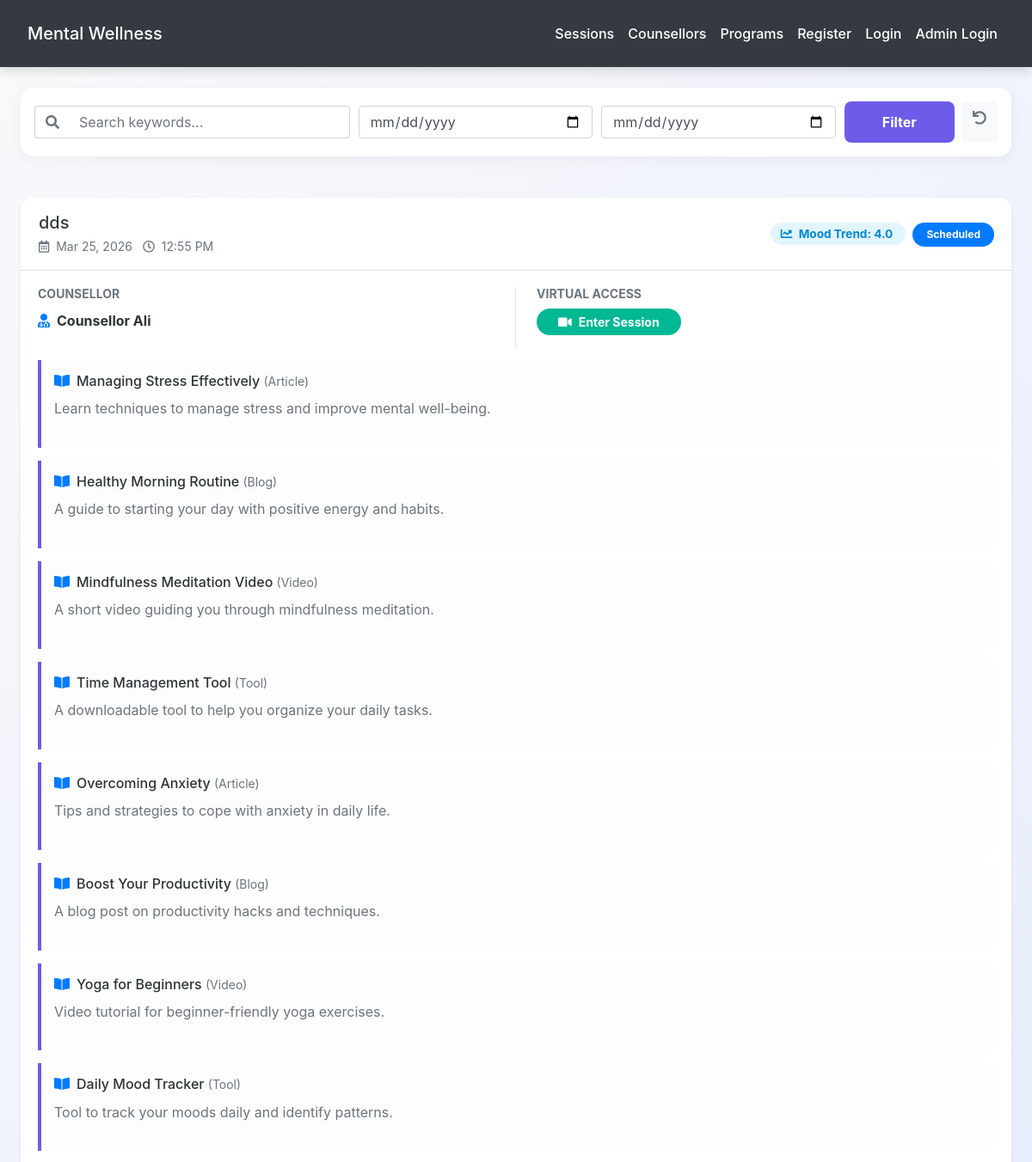
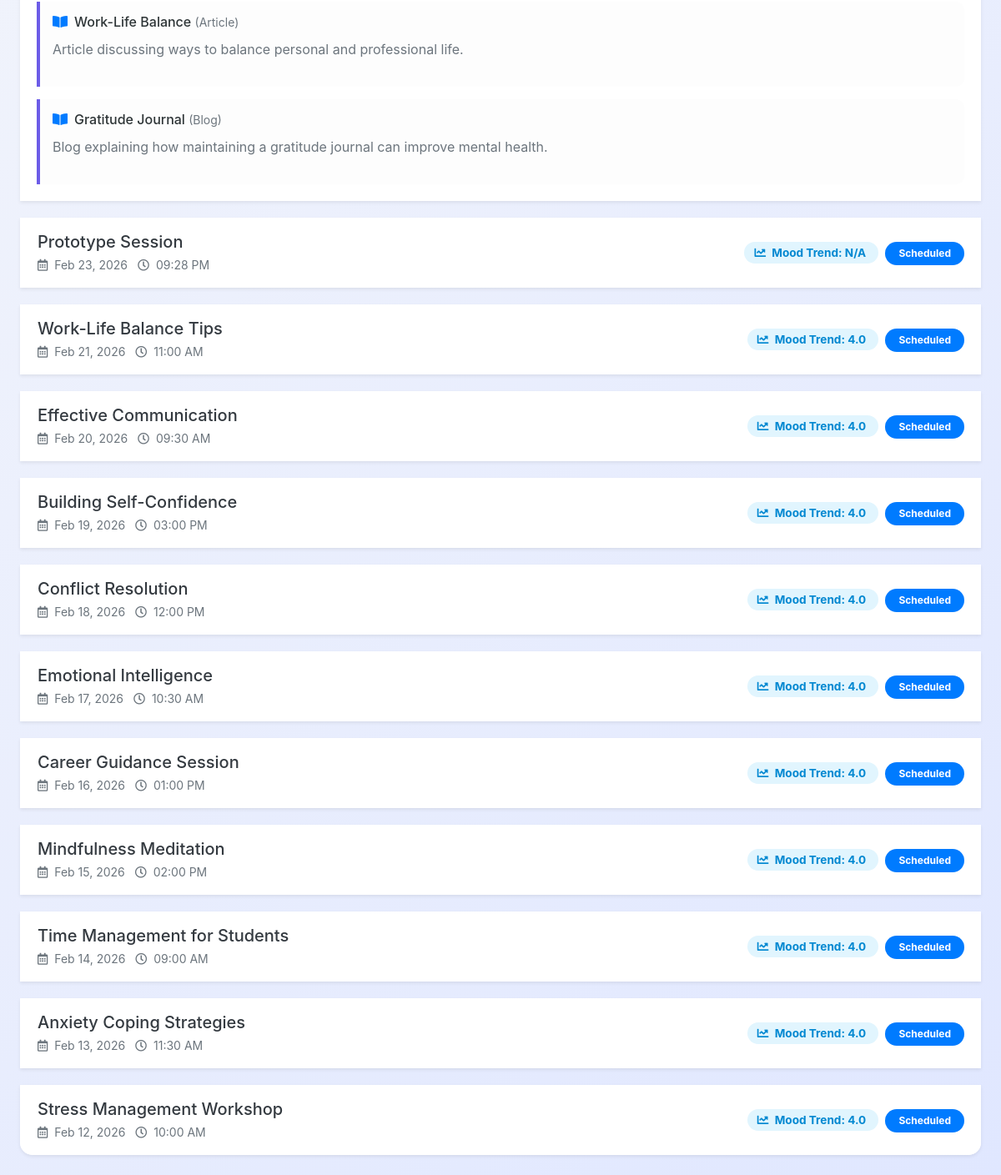
The app's page /view_programs.php with its own data (2 pictures, top to bottom).
### tables this page shows
CREATE TABLE `counselling_sessions` (
  `id` int(11) NOT NULL,
  `counsellor_id` int(11) NOT NULL,
  `title` varchar(200) DEFAULT NULL,
  `session_date` date DEFAULT NULL,
  `start_time` time DEFAULT NULL,
  `end_time` time DEFAULT NULL,
  `meet_link` varchar(255) DEFAULT NULL,
  `approval_status` enum('pending','approved','disapproved') NOT NULL DEFAULT 'pending',
  `status` enum('scheduled','completed','archived') DEFAULT 'scheduled',
  `created_at` timestamp NOT NULL DEFAULT current_timestamp()
);

CREATE TABLE `users` (
  `id` int(11) NOT NULL,
  `role` enum('participant','counsellor') NOT NULL,
  `full_name` varchar(150) NOT NULL,
  `email` varchar(150) NOT NULL,
  `password` varchar(255) NOT NULL,
  `phone` varchar(20) DEFAULT NULL,
  `status` enum('active','inactive') DEFAULT 'active',
  `preferred_counsellor_id` int(11) DEFAULT NULL,
  `organization` varchar(150) DEFAULT NULL,
  `age` int(11) DEFAULT NULL,
  `gender` enum('male','female','other') DEFAULT NULL,
  `specialization` varchar(150) DEFAULT NULL,
  `qualification` varchar(255) DEFAULT NULL,
  `experience_years` int(11) DEFAULT NULL,
  `bio` text DEFAULT NULL,
  `created_at` timestamp NOT NULL DEFAULT current_timestamp()
);

CREATE TABLE `wellness_resources` (
  `id` int(11) NOT NULL,
  `counsellor_id` int(11) DEFAULT NULL,
  `title` varchar(200) NOT NULL,
  `content` text NOT NULL,
  `resource_type` enum('article','blog','video','tool') NOT NULL,
  `file` varchar(255) DEFAULT NULL,
  `created_at` timestamp NOT NULL DEFAULT current_timestamp()
);

### view_programs.php (the view, shortened to what this page needs)
<?php
include('config.php');
$keyword    = trim($_GET['keyword']    ?? '');
$start_date = trim($_GET['start_date'] ?? '');
$end_date   = trim($_GET['end_date']   ?? '');
$where = [];
$where_sql = count($where) > 0 ? 'WHERE ' . implode(' AND ', $where) : '';
$sql = "
    SELECT
        cs.id AS session_id, cs.title AS session_title, cs.session_date, cs.start_time, cs.end_time, cs.meet_link, cs.status,
        u.full_name AS counsellor_name,
        wr.id AS resource_id, wr.title AS resource_title, wr.resource_type, wr.content, wr.file,
        (SELECT ROUND(AVG(CASE mc.mood
                WHEN 'very_low'   THEN 1 WHEN 'low' THEN 2 WHEN 'neutral' THEN 3
                WHEN 'good' THEN 4 WHEN 'excellent' THEN 5 END), 1)
         FROM mood_checkins mc WHERE mc.counsellor_id = cs.counsellor_id
        ) AS counsellor_avg_mood
    FROM counselling_sessions cs
    INNER JOIN users u ON u.id = cs.counsellor_id
    LEFT JOIN wellness_resources wr ON wr.counsellor_id = cs.counsellor_id
    $where_sql
    ORDER BY cs.session_date DESC, cs.start_time ASC
";
$stmt = $conn->prepare($sql);
$stmt->execute();
$result = $stmt->get_result();
?>
<!DOCTYPE html>
<html lang="en">
<head>
    <link rel="stylesheet" href="https://cdn.jsdelivr.net/npm/bootstrap@4.6.2/dist/css/bootstrap.min.css">
    <link rel="stylesheet" href="https://cdnjs.cloudflare.com/ajax/libs/font-awesome/5.15.4/css/all.min.css">
    <link rel="stylesheet" href="./css/style.css">
</head>
<body>
<?php include('navbar.php'); ?>
<div class="container mt-4 mb-4">
    <div class="card mb-5 p-3">
        <form method="get" class="form-row align-items-center">
            <div class="col-md-4 mb-2 mb-md-0">
                <div class="input-group">
                    <div class="input-group-prepend"><span class="input-group-text bg-white border-right-0"><i class="fa fa-search text-muted"></i></span></div>
                    <input type="text" name="keyword" class="form-control border-left-0" placeholder="Search keywords..." value="<?= htmlspecialchars($keyword) ?>">
                </div>
            </div>
            <div class="col-md-3 mb-2 mb-md-0">
                <input type="date" name="start_date" class="form-control" value="<?= htmlspecialchars($start_date) ?>">
            </div>
            <div class="col-md-3 mb-2 mb-md-0">
                <input type="date" name="end_date" class="form-control" value="<?= htmlspecialchars($end_date) ?>">
            </div>
            <div class="col-md-2 d-flex">
                <button type="submit" class="btn btn-primary btn-block font-weight-bold">Filter</button>
                <a href="view_programs.php" class="btn btn-light ml-2 text-muted" title="Reset"><i class="fa fa-undo"></i></a>
            </div>
        </form>
    </div>
    <?php if ($result->num_rows > 0): ?>
        <div class="accordion" id="programsAccordion">
            <?php
            $prev_session_id = null;
            while ($row = $result->fetch_assoc()):
                if ($row['session_id'] !== $prev_session_id):
                    if ($prev_session_id !== null) echo '</div></div></div>';
            ?>
            <div class="card shadow-sm">
                <div class="card-header bg-white py-3" id="heading<?= $row['session_id'] ?>">
                    <div class="d-flex justify-content-between align-items-center flex-wrap">
                        <button class="btn btn-link text-left p-0" type="button" data-toggle="collapse" data-target="#collapse<?= $row['session_id'] ?>">
                            <span class="h5 mb-0 text-dark"><?= htmlspecialchars($row['session_title']) ?></span>
                            <div class="text-muted small mt-1">
                                <i class="far fa-calendar-alt mr-1"></i> <?= date('M d, Y', strtotime($row['session_date'])) ?>
                                <i class="far fa-clock ml-2 mr-1"></i> <?= date('h:i A', strtotime($row['start_time'])) ?>
                            </div>
                        </button>
                        <div class="mt-2 mt-md-0">
                            <span class="trend-badge mr-2">
                                <i class="fa fa-chart-line mr-1"></i> Mood Trend: <?= $row['counsellor_avg_mood'] ? $row['counsellor_avg_mood'] : 'N/A' ?>
                            </span>
                            <span class="badge badge-pill badge-<?= $row['status']==='completed'?'success':($row['status']==='archived'?'secondary':'primary') ?> px-3 py-2">
                                <?= ucfirst($row['status']) ?>
                            </span>
                        </div>
                    </div>
                </div>
                <div id="collapse<?= $row['session_id'] ?>" class="collapse <?= $prev_session_id === null ? 'show' : '' ?>" data-parent="#programsAccordion">
                    <div class="card-body">
                        <div class="row">
                            <div class="col-md-6 border-right">
                                <h6 class="text-muted text-uppercase small font-weight-bold">Counsellor</h6>
                                <p class="mb-3 font-weight-bold"><i class="fa fa-user-md mr-2 text-primary"></i><?= htmlspecialchars($row['counsellor_name']) ?></p>
                            </div>
                            <div class="col-md-6 px-md-4">
                                <h6 class="text-muted text-uppercase small font-weight-bold">Virtual Access</h6>
                                <?php if ($row['meet_link']): ?>
                                    <a href="<?= htmlspecialchars($row['meet_link']) ?>" target="_blank" class="btn btn-sm meet-btn px-4"><i class="fa fa-video mr-2"></i>Enter Session</a>
                                <?php else: ?>
                                    <span class="text-muted italic">Link not generated</span>
                                <?php endif; ?>
                            </div>
                        </div>
                        <?php $prev_session_id = $row['session_id']; endif; ?>
                        <?php if ($row['resource_id']): ?>
                            <div class="resource-section">
                                <div class="d-flex justify-content-between align-items-start">
                                    <h6><i class="fa fa-book-open mr-2 text-primary"></i><?= htmlspecialchars($row['resource_title']) ?> <small class="text-muted">(<?= ucfirst($row['resource_type']) ?>)</small></h6>
                                </div>
                                <p class="text-secondary"><?= nl2br(htmlspecialchars($row['content'])) ?></p>
                            </div>
                        <?php endif; ?>
            <?php endwhile;
            if ($prev_session_id !== null) echo '</div></div></div>'; ?>
        </div>
    <?php endif; ?>
</div>
</body>
</html>

### css/style.css (style rules this page uses)
:root { --primary: #007bff; --secondary: #6c757d; --success: #28a745; --info: #17a2b8; --warning: #ffc107; --danger: #dc3545; --light: #f8f9fa; --dark: #2d3436; --accent: #ff6f61; --highlight: #6f42c1; --shadow: rgba(0, 0, 0, 0.15); --transition: all 0.3s ease-in-out; }
body { font-family: 'Inter', 'Segoe UI', Tahoma, Geneva, Verdana, sans-serif; background: linear-gradient(135deg, var(--light) 0%, #e0e7ff 100%); color: var(--dark); line-height: 1.8; margin: 0; padding: 0; min-height: 100vh; font-size: 16px; }
.container { max-width: 1200px; margin: 0 auto 3rem; padding: 0 1.5rem; }
.btn-primary { background-color: var(--primary); color: #fff; border: none; border-radius: 8px; padding: 0.75rem 1.5rem; font-size: 1rem; font-weight: 500; cursor: pointer; transition: var(--transition); display: inline-flex; align-items: center; justify-content: center; }
a { color: var(--primary); text-decoration: none; font-weight: 500; transition: var(--transition); }

### view_programs.php (style rules this page uses)
:root { --primary: #6c5ce7; --secondary: #a29bfe; --bg: #f9f9fb; }
.card { border: none; border-radius: 15px; box-shadow: 0 4px 15px rgba(0,0,0,0.05); transition: 0.3s; margin-bottom: 20px; }
.btn-link { font-weight: 600; color: #2d3436; text-decoration: none !important; }
.trend-badge { background: #e1f5fe; color: #0288d1; font-weight: bold; padding: 5px 12px; border-radius: 20px; font-size: 0.85rem; }
.resource-section { background: #fdfdfd; border-left: 4px solid var(--primary); padding: 15px; margin-top: 15px; border-radius: 0 10px 10px 0; }
.meet-btn { background: #00b894; color: white; border-radius: 50px; font-weight: bold; }

### records on screen
counselling_sessions: title "dds", session_date "Mar 25, 2026", start_time "12:55 PM", counsellor_avg_mood "4.0", status "Scheduled", counsellor.full_name "Counsellor Ali", wellness_resources.title "Managing Stress Effectively", wellness_resources.resource_type "Article", wellness_resources.content "Learn techniques to manage stress and improve mental well-being.", wellness_resources.title "Healthy Morning Routine", wellness_resources.resource_type "Blog", wellness_resources.content "A guide to starting your day with positive energy and habits.", wellness_resources.title "Mindfulness Meditation Video", wellness_resources.resource_type "Video", wellness_resources.content "A short video guiding you through mindfulness meditation.", wellness_resources.title "Time Management Tool", wellness_resources.resource_type "Tool", wellness_resources.content "A downloadable tool to help you organize your daily tasks.", wellness_resources.title "Overcoming Anxiety", wellness_resources.content "Tips and strategies to cope with anxiety in daily life.", wellness_resources.title "Boost Your Productivity", wellness_resources.content "A blog post on productivity hacks and techniques.", wellness_resources.title "Yoga for Beginners", wellness_resources.content "Video tutorial for beginner-friendly yoga exercises.", wellness_resources.title "Daily Mood Tracker", wellness_resources.content "Tool to track your moods daily and identify patterns.", wellness_resources.title "Work-Life Balance", wellness_resources.content "Article discussing ways to balance personal and professional life.", wellness_resources.title "Gratitude Journal", wellness_resources.content "Blog explaining how maintaining a gratitude journal can improve mental health."
counselling_sessions: title "Prototype Session", session_date "Feb 23, 2026", start_time "09:28 PM", shows "N/A", status "Scheduled"
counselling_sessions: title "Work-Life Balance Tips", session_date "Feb 21, 2026", start_time "11:00 AM", counsellor_avg_mood "4.0", status "Scheduled"
counselling_sessions: title "Effective Communication", session_date "Feb 20, 2026", start_time "09:30 AM", counsellor_avg_mood "4.0", status "Scheduled"
counselling_sessions: title "Building Self-Confidence", session_date "Feb 19, 2026", start_time "03:00 PM", counsellor_avg_mood "4.0", status "Scheduled"
counselling_sessions: title "Conflict Resolution", session_date "Feb 18, 2026", start_time "12:00 PM", counsellor_avg_mood "4.0", status "Scheduled"
counselling_sessions: title "Emotional Intelligence", session_date "Feb 17, 2026", start_time "10:30 AM", counsellor_avg_mood "4.0", status "Scheduled"
counselling_sessions: title "Career Guidance Session", session_date "Feb 16, 2026", start_time "01:00 PM", counsellor_avg_mood "4.0", status "Scheduled"
counselling_sessions: title "Mindfulness Meditation", session_date "Feb 15, 2026", start_time "02:00 PM", counsellor_avg_mood "4.0", status "Scheduled"
counselling_sessions: title "Time Management for Students", session_date "Feb 14, 2026", start_time "09:00 AM", counsellor_avg_mood "4.0", status "Scheduled"
counselling_sessions: title "Anxiety Coping Strategies", session_date "Feb 13, 2026", start_time "11:30 AM", counsellor_avg_mood "4.0", status "Scheduled"
counselling_sessions: title "Stress Management Workshop", session_date "Feb 12, 2026", start_time "10:00 AM", counsellor_avg_mood "4.0", status "Scheduled"
